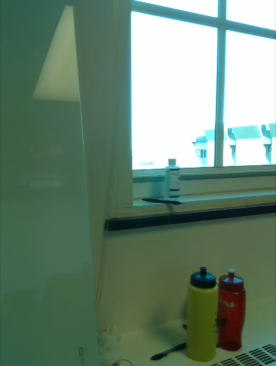
#> input picture sample/color_output.png, 276 x 366 px, found by its file name
$ python landmark_screen.py
#> lines starting #> are read from the running program, lines starting #| are printed output that depends on the picture
#> further down, sample_img is the input picture: shape (366, 276, 3); mean B, G, R 113.8, 133, 106.7
### POI/point_of_interest.py
import numpy as np

class POI():
    #Point of Interest
    def __init__(self, img_coord, depth, eid = None) -> None:
        '''
        These are the np.array of coordinates of (the center of) the POI
        img_coord = [w, h]. Origin #TODO define
        cam_coord = [x, y, depth]. Origin is camera
        base_coord= [x, y, z]. Origin is base of robot
        uuid: node if saved in the agent memory
        '''
        self.img_coord = np.concatenate((img_coord, np.array([1])), axis=0) #Img coord is in transformed image
        self.depth = depth

        self.cam_coord = np.array([0,0,0]) #Cam coord is in original image
        self.base_coord = np.array([0,0,0]) #Base coord is from transformed image

        self.eid = eid

    # [24 lines left out: functions set_cam_coord, set_world_coord, not called in this run]
        #Flip world coord again
        # self.base_coord = np.array([self.base_coord[0], self.base_coord[2], -self.base_coord[1]])

    def show(self):
        raise NotImplementedError

#Original Object class to implement along with memory
# class WorldObject:
#     def __init__(self, label, center, rgb_depth, mask=None, xyz=None):
#         self.label = label
#         self.center = center
#         self.rgb_depth = rgb_depth

#         self.xyz = xyz #if xyz else rgb_depth.get_coords_for_point(self.center)
#         """get_coords_for_point: fetches xyz from the point cloud in pyrobot coordinates and converts it to
#         canonical world coordinates. Not available, in our current WIP
#         """

#         self.eid = None
#         self.feature_repr = None

#         self.mask = mask
#         self.bounds = rgb_depth.get_bounds_for_mask(self.mask)
#         """for all points in the mask, returns the bounds as an axis-aligned bounding box."""

#     def get_xyz(self):
#         """returns xyz in canonical world coordinates."""
#         return {"x": self.xyz[0], "y": self.xyz[1], "z": self.xyz[2]}

#     def get_bounds(self):
#         """returns bounding box as dict."""
#         return (
#             self.bounds[0],
#             self.bounds[1],
#             self.bounds[2],
#             self.bounds[3],
#             self.bounds[4],
#             self.bounds[5],
#         )

#     def get_masked_img(self):
#         raise NotImplementedError

#     def to_struct(self):
#         raise NotImplementedError

### POI/location_of_interest.py
from POI.point_of_interest import POI

class LOI(POI):
    def __init__(self, img_coord, depth, bbox, active = False, uuid=None) -> None:
        super().__init__(img_coord, depth, uuid)

        # active here means it's shown to the user and can be chosen
        self.active_landmark = active
        self.landmark_color =  (0, 0, 255) #Red for BGR
        self.bbox = bbox

    def show(self):
        print(f"Location {str(self.bbox)}")


### POI/object_of_interest.py
from POI.point_of_interest import POI
from re1_utils.objdet_utils import load_label

class OOI(POI):
    def __init__(
        self, img_coord, depth,
        obj_class, obj_atributes,
        bbox, conf_score,
        eid = None) -> None:
        super().__init__(img_coord, depth, eid)
        '''
        obj_cls: str, class of object detected
        obj_atrs: list of str, atributes of objects, like "green", "tall",...
        bbox: tuple, bbox coord on image
        conf: float, [0,1], confidence score output of obj det model
        '''

        label_dict = load_label()

        self.obj_cls = obj_class
        self.obj_name = label_dict[obj_class]['label']
        self.obj_atrs= obj_atributes
        self.bbox = bbox
        self.conf = conf_score
        self.depth = depth

        self.active_landmark = True #If this isn't in the dictionary, it should be set to false
        self.landmark_color = (0,255,0) #Green

    def get_OOI_attrs(self):
        return self.obj_name, self.obj_atrs

    def show(self):
        print(self.obj_name + ' id_' + str(self.eid) + ' at ' + str(self.bbox) + f' depth {self.depth} meters')

### re1_utils/objdet_utils.py
import random
import cv2
import numpy as np
import yaml
from pprint import pprint
from yolov7.predict import preprocessing, postprocessing

LABEL_PATH = './yolov7/data/coco.yaml'

def load_config(config_path):
    with open(config_path, "r") as stream:
        try:
            config_dict = yaml.safe_load(stream)
        except yaml.YAMLError as exc:
            print(exc)
    return config_dict

def load_label():
    labels = load_config(LABEL_PATH)['names']
    label_dict = {}
    for index, label in enumerate(labels):
        label_dict[index] = {}
        label_dict[index]['label'] = label
        label_dict[index]['color'] = [random.randint(0, 255) for _ in range(3)]
    # pprint(label_dict)
    return label_dict

# [31 lines left out: functions plot_one_box, plot_all_boxes, predict, not called in this run]

### POI/landmark_screen.py
import numpy as np
import cv2
import matplotlib.pyplot as plt
from pprint import pprint
from POI.location_of_interest import LOI
from POI.object_of_interest import OOI
from re1_utils.objdet_utils import plot_all_boxes

class LandmarkScreen():
    def __init__(self, color_frame, depth_frame) -> None:
        self.height, self.width, _ = color_frame.shape
#> self.height = 640; self.width = 480
        self.depth_frame = cv2.medianBlur(np.float32(depth_frame),5)
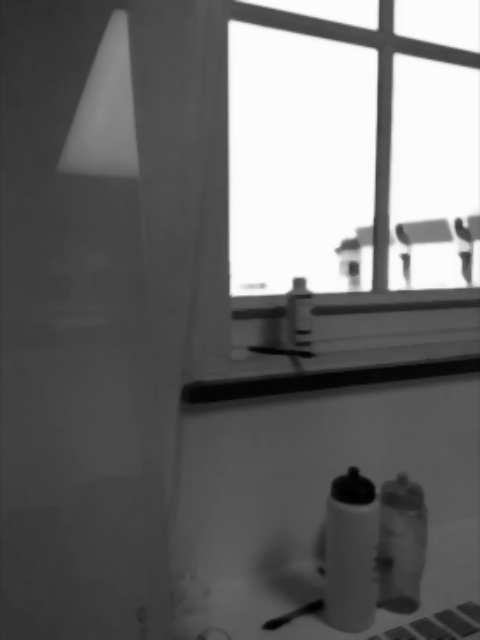
#> self.depth_frame: shape (640, 480) float32; min 0, max 252, mean 106.7
        self.color_frame = color_frame

        #Assuming the height and width is dividable by 10
        self.grid_unit_h, self.grid_unit_w = int(self.height //10), int(self.width //10)
#> self.grid_unit_h = 64; self.grid_unit_w = 48
        #Grid representation for initation of grid, 10x10
        self.grid_repr = np.array([
            [0,0,0,0,0,0,0,0,0,0],
            [0,0,0,0,0,0,0,0,0,0],
            [0,0,1,0,0,1,0,0,1,0],
            [0,0,0,0,0,0,0,0,0,0],
            [0,0,0,0,0,0,0,0,0,0],
            [0,0,1,0,0,1,0,0,1,0],
            [0,0,0,0,0,0,0,0,0,0],
            [0,0,0,0,0,0,0,0,0,0],
            [0,0,1,0,0,1,0,0,1,0],
            [0,0,0,0,0,0,0,0,0,0]
        ])

        self.grid = {}
        for w in range(self.grid_repr.shape[0]):
            self.grid[w] = {}
            for h in range(self.grid_repr.shape[1]):
                img_coord = (int((w+.5)* self.grid_unit_w),int((h+.5)* self.grid_unit_h))
                bbox = ((int(w* self.grid_unit_w),int(h* self.grid_unit_h)),(int((w+1)* self.grid_unit_w),int((h+1)* self.grid_unit_h)))

                depth = self.get_POI_depth(bbox = bbox, img_coord = img_coord, depth_type = 'mean')

                self.grid[w][h] = LOI(
                    img_coord=img_coord,
                    depth=depth,
                    bbox = bbox,
                    active=self.grid_repr[w][h],
                )
#> this loop made 10 passes
#> pass 1, in get_POI_depth, `depth_grid_unit = self.depth_frame[bbox[0][1]: bbox[1][1], bbox[0][0]:..`:
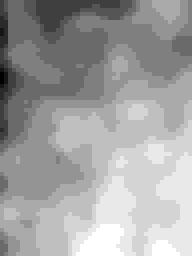
#> depth_grid_unit: shape (64, 48) float32 (shown 4 times larger); min 42, max 54, mean 49.6; drawn with min black and max white
#> pass 1, in get_POI_depth (call 2), `depth_grid_unit = self.depth_frame[bbox[0][1]: bbox[1][1], bbox[0][0]:..`:
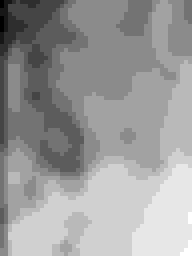
#> depth_grid_unit: shape (64, 48) float32 (shown 4 times larger); min 48, max 59, mean 54.7; drawn with min black and max white
#> pass 1, in get_POI_depth (call 3), `depth_grid_unit = self.depth_frame[bbox[0][1]: bbox[1][1], bbox[0][0]:..`:
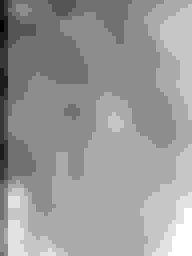
#> depth_grid_unit: shape (64, 48) float32 (shown 4 times larger); min 53, max 62, mean 58.4; drawn with min black and max white
#> pass 1, in get_POI_depth (call 4), `depth_grid_unit = self.depth_frame[bbox[0][1]: bbox[1][1], bbox[0][0]:..`:
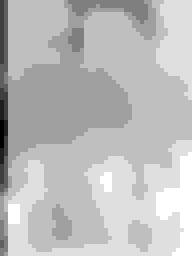
#> depth_grid_unit: shape (64, 48) float32 (shown 4 times larger); min 55, max 63, mean 60.9; drawn with min black and max white

        self.cur_preds = None #Current object detected

        self.landmarks = {}

        self.landmarks['locations'] = self.grid
        self.landmarks['objects'] = []

    def show_locations(self):
        for w in range(self.grid_repr.shape[0]):
            for h in range(self.grid_repr.shape[1]):
                if self.grid[w][h].active_landmark:
                    # cv2.circle(self.color_frame, self.grid[w][h].img_coord[:-1], radius= 2, color = (255,0,0), thickness = 2)
                    cv2.rectangle(self.color_frame, self.grid[w][h].bbox[0], self.grid[w][h].bbox[1], self.grid[w][h].landmark_color, 1)
                    self.color_frame = cv2.putText(self.color_frame, str(self.grid[w][h].depth), self.grid[w][h].img_coord[:-1], cv2.FONT_HERSHEY_SIMPLEX,
                                    0.5, (255,0,0), 1, cv2.LINE_AA)
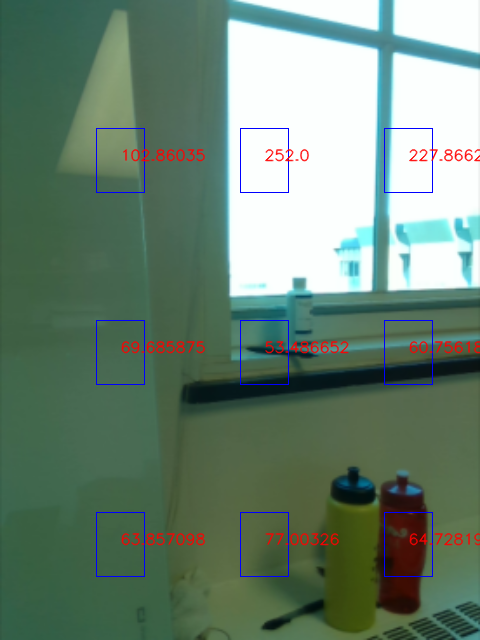
#> self.color_frame: shape (640, 480, 3); mean R, G, B 107.1, 131.2, 113.9

    def show_objects(self):
        if self.cur_preds is not None:
            plot_all_boxes(self.cur_preds, self.color_frame)

    def get_POI_depth(self, bbox = None, img_coord = None, depth_type = 'median'):
        depth_grid_unit = self.depth_frame[bbox[0][1]: bbox[1][1], bbox[0][0]: bbox[1][0]] #index by h, w

        if depth_type == 'median':
            return np.median(depth_grid_unit)
        elif depth_type == 'mean':
            return np.mean(depth_grid_unit)
        elif depth_type == 'center':
            return self.depth_frame[img_coord[1], img_coord[0]] #Using the center of bbox in depth frame
        else:
            raise ValueError(f'invalid depth_type {depth_type}')

    def show(self):
        self.show_locations()
        self.show_objects()

        # self.color_frame = cv2.cvtColor(self.color_frame, cv2.COLOR_RGB2BGR)
        # cv2.imwrite('./sample/selection_output.png', self.color_frame)

        plt.imsave('./sample/selection_output.png', self.color_frame)

        # cv2.imshow('',self.color_frame)

        # if cv2.waitKey(0) & 0xFF == ord('q'):
        #     #closing all open windows
        #     cv2.destroyAllWindows()

    def update_OOI(self, preds):
        self.cur_preds = preds
        for i in range(preds.shape[0]):
            coord = preds[i, :]
            bbox = ((int(coord[0]),int(coord[1])),(int(coord[2]),int(coord[3])))
            img_coord = np.array([(coord[2]+coord[0])/2,(coord[3]+coord[1])/2]).astype(int)

            depth = self.get_POI_depth(bbox = bbox, img_coord = img_coord, depth_type = 'mean')

            self.landmarks['objects'].append(OOI(
                img_coord = img_coord,
                depth = depth,
                obj_class = int(coord[-1]),
                obj_atributes = 'None',
                bbox = bbox,
                conf_score = coord[4],
                eid = i
            ))
#> this loop made 1 pass
#> depth on pass 1: 58.62
#> pass 1, in get_POI_depth (call 101), `depth_grid_unit = self.depth_frame[bbox[0][1]: bbox[1][1], bbox[0][0]:..`:
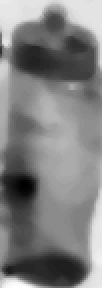
#> depth_grid_unit: shape (144, 51) float32 (shown 2 times larger); min 22, max 95, mean 58.6; drawn with min black and max white

    def update_base_coords(self, inv_cam_extrinsic_mat, inv_cam_intrinsic_mat = None):
        for index in range(len(self.landmarks['objects'])):
            if inv_cam_intrinsic_mat is not None:
                self.landmarks['objects'][index].set_cam_coord(inv_cam_intrinsic_mat)
            self.landmarks['objects'][index].set_world_coord(inv_cam_extrinsic_mat)

        for w in range(self.grid_repr.shape[0]):
            for h in range(self.grid_repr.shape[1]):
                if inv_cam_intrinsic_mat is not None:
                    self.landmarks['locations'][w][h].set_cam_coord(inv_cam_intrinsic_mat)
                self.landmarks['locations'][w][h].set_world_coord(inv_cam_extrinsic_mat)

    def update_cam_coords(self, inv_cam_intrinsic_mat):
        for index in range(len(self.landmarks['objects'])):
            self.landmarks['objects'][index].set_cam_coord(inv_cam_intrinsic_mat)

        for w in range(self.grid_repr.shape[0]):
            for h in range(self.grid_repr.shape[1]):
                self.landmarks['locations'][w][h].set_cam_coord(inv_cam_intrinsic_mat)

    def get_landmarks(self):
        return self.landmarks

    def get_OOI(self):
        #Sort by img coords, top to bottom, left to right:
        newlist = list(self.landmarks['objects'])
        dists = [obj.img_coord[0]**2 + obj.img_coord[1]**2 for obj in newlist]

        inds = np.array(dists).argsort()

        return np.array(newlist)[inds].tolist()

    def get_LOI(self):
        return self.landmarks['locations']

    def show_OOI(self):
        for i in range(len(self.landmarks['objects'])):
            self.landmarks['objects'][i].show()

if __name__ == '__main__':
    sample_img = cv2.imread('./sample/color_output.png')
    sample_img = cv2.cvtColor(sample_img, cv2.COLOR_BGR2RGB)
    sample_img = cv2.resize(sample_img, (480, 640))
    landmark_screen = LandmarkScreen(color_frame=sample_img, depth_frame=sample_img[:,:, 0])
    landmark_screen.show()

    preds = np.array(
        [
        [375, 470, 426,614,0.81986,39],
        [322, 467, 379,632,0.78286,39],
        [286, 280, 315,353,0.40197,39]
        ]
    )
#> (the run stopped early here; a loop or call above may not have finished)
